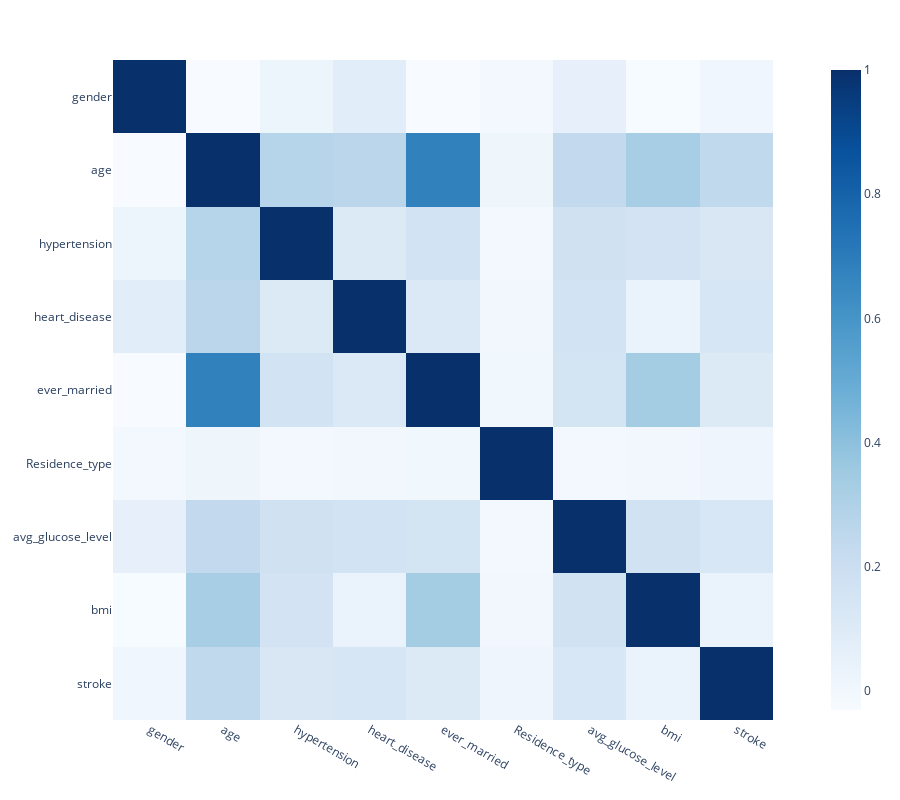

The cell this chart's notebook holds for it:
### Markdown cell above
Correlation

### Code cell
fig = px.imshow(data[['gender', 'age', 'hypertension', 'heart_disease', 'ever_married', 'Residence_type', 'avg_glucose_level', 'bmi', 'stroke']].corr(), color_continuous_scale='Blues')

fig.update_layout(height=800)
fig.show()

### Figure 1 — Plotly figure (JSON) as saved in the notebook; plotly's stock layout.template omitted (floating-point values rounded to 4 significant figures)
{"data": [{"coloraxis": "coloraxis", "hovertemplate": "x: %{x}<br>y: %{y}<br>color: %{z}<extra></extra>", "name": "0", "type": "heatmap", "x": ["gender", "age", "hypertension", "heart_disease", "ever_married", "Residence_type", "avg_glucose_level", "bmi", "stroke"], "xaxis": "x", "y": ["gender", "age", "hypertension", "heart_disease", "ever_married", "Residence_type", "avg_glucose_level", "bmi", "stroke"], "yaxis": "y", "z": [[1, -0.02785, 0.02122, 0.08568, -0.03017, -0.006105, 0.05472, -0.02674, 0.009081], [-0.02785, 1, 0.2763, 0.2636, 0.6791, 0.01402, 0.2382, 0.3262, 0.2451], [0.02122, 0.2763, 1, 0.1083, 0.1642, -0.00798, 0.1745, 0.1601, 0.1279], [0.08568, 0.2636, 0.1083, 1, 0.1146, 0.003045, 0.1619, 0.03862, 0.1349], [-0.03017, 0.6791, 0.1642, 0.1146, 1, 0.005988, 0.1553, 0.3354, 0.1083], [-0.006105, 0.01402, -0.00798, 0.003045, 0.005988, 1, -0.004783, -0.000236, 0.01541], [0.05472, 0.2382, 0.1745, 0.1619, 0.1553, -0.004783, 1, 0.1688, 0.132], [-0.02674, 0.3262, 0.1601, 0.03862, 0.3354, -0.000236, 0.1688, 1, 0.03884], [0.009081, 0.2451, 0.1279, 0.1349, 0.1083, 0.01541, 0.132, 0.03884, 1]]}], "layout": {"coloraxis": {"colorscale": [[0, "rgb(247,251,255)"], [0.125, "rgb(222,235,247)"], [0.25, "rgb(198,219,239)"], [0.375, "rgb(158,202,225)"], [0.5, "rgb(107,174,214)"], [0.625, "rgb(66,146,198)"], [0.75, "rgb(33,113,181)"], [0.875, "rgb(8,81,156)"], [1, "rgb(8,48,107)"]]}, "height": 800, "margin": {"t": 60}, "xaxis": {"anchor": "y", "constrain": "domain", "domain": [0, 1], "scaleanchor": "y"}, "yaxis": {"anchor": "x", "autorange": "reversed", "constrain": "domain", "domain": [0, 1]}}}
